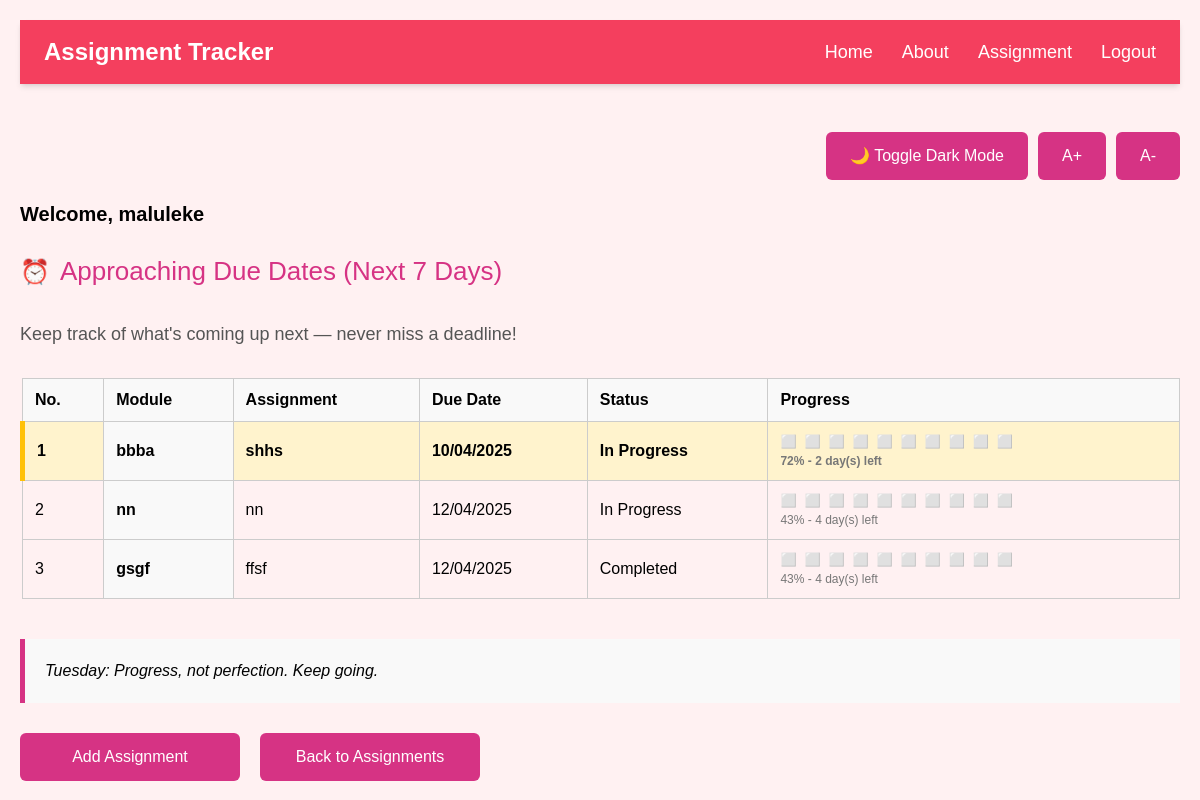
Page /addlist/approaching_duedates/ (signed in) on the committed database.
### tracker/models.py (models this page shows, shortened)
class Assignment(models.Model):
    STATUS_CHOICES = [
        ('Not Started', 'Not Started'),
        ('In Progress', 'In Progress'),
        ('Completed', 'Completed'),
    ]
    user = models.ForeignKey(User, on_delete=models.CASCADE)
    module_name = models.CharField(max_length=100)
    assignment_name = models.CharField(max_length=255)
    description = models.TextField()
    due_date = models.DateField()
    status = models.CharField(max_length=15, choices=STATUS_CHOICES, default='Not Started')

### tracker/views.py (the view)
# urls.py: path('approaching_duedates/', views.approaching_duedates, name='approaching_duedates'),
@login_required
def approaching_duedates(request):
    today = timezone.localdate()
    next_week = today + timedelta(days=7)
    assignments = Assignment.objects.filter(
        user=request.user,  # 🔒 Show only assignments for the logged-in user
        due_date__range=(today, next_week)
    ).order_by('due_date')
    nearest_due_date = None
    if assignments.exists():
        nearest_due_date = assignments.first().due_date
    for assignment in assignments:
        delta = (assignment.due_date - today).days
        assignment.days_left = delta
        assignment.is_urgent = delta <= 2
        assignment.is_nearest = assignment.due_date == nearest_due_date
        percent_remaining = max(0, min(100, int((delta / 7) * 100)))
        assignment.progress_percent = 100 - percent_remaining
    return render(request, 'addlist/approaching_duedates.html', {
        'approaching_assignments': assignments,
        'today': today
    })

### templates/addlist/approaching_duedates.html (shortened to what this page needs)
<nav class="bg-rose-500 text-white px-6 py-4 flex justify-between items-center shadow-md w-full">
    <div class="text-2xl font-bold">Assignment Tracker</div>
    <div class="space-x-6 text-lg">
        <a href="{% url 'home' %}" class="hover:underline">Home</a>
        <a href="{% url 'about' %}" class="hover:underline">About</a>
        <a href="{% url 'assignments_list' %}" class="hover:underline">Assignment</a>
        {% if user.is_authenticated %}
        <a href="{% url 'logout' %}" class="nav-link">Logout</a>
        {% else %}
        <a href="{% url 'login' %}" class="nav-link">Login</a>
        {% endif %}
    </div>
</nav>
<!DOCTYPE html>
<html lang="en">
<head>
    <script src="https://cdn.tailwindcss.com"></script>
</head>
<body>
    <div class="controls">
        <button class="btn" onclick="toggleDarkMode()">🌙 Toggle Dark Mode</button>
        <button class="btn" onclick="changeFontSize(1)">A+</button>
        <button class="btn" onclick="changeFontSize(-1)">A-</button>
    </div>
    <main id="main-content">
        <div class="text-xl font-semibold mb-6">
            Welcome, {{ user.first_name|default:user.username }}
        </div>
        <h2 id="approaching-heading">
            <span class="clock-icon">⏰</span> Approaching Due Dates (Next 7 Days)
        </h2>
        <div class="animated-message">
            Keep track of what's coming up next — never miss a deadline!
        </div>
        <table aria-labelledby="approaching-heading" role="table">
            <thead>
                <tr>
                    <th scope="col">No.</th>
                    <th scope="col">Module</th>
                    <th scope="col">Assignment</th>
                    <th scope="col">Due Date</th>
                    <th scope="col">Status</th>
                    <th scope="col">Progress</th>
                </tr>
            </thead>
            <tbody>
                {% for assignment in approaching_assignments %}
                <tr class="{% if assignment.is_nearest %}highlight{% endif %}{% if assignment.is_urgent %} urgent{% endif %}">
                    <td>{{ forloop.counter }}</td>
                    <th scope="row">{{ assignment.module_name }}</th>
                    <td>{{ assignment.assignment_name }}</td>
                    <td>{{ assignment.due_date|date:"d/m/Y" }}</td>
                    <td>{{ assignment.status }}</td>
                    <td>
                        <div aria-hidden="true" style="font-family: monospace;">
                            {% with complete=assignment.progress_percent|floatformat:"0" %}
                                {% for i in "1234567890" %}
                                    {% if forloop.counter <= complete|divisibleby:10 %}
                                        🟩
                                    {% else %}
                                        ⬜
                                    {% endif %}
                                {% endfor %}
                            {% endwith %}
                        </div>
                        <div class="small-text">{{ assignment.progress_percent }}% - {{ assignment.days_left }} day(s) left</div>
                    </td>
                </tr>
                {% empty %}
                <tr>
                    <td colspan="6">No assignments are due in the next 7 days.</td>
                </tr>
                {% endfor %}
            </tbody>
        </table>
        <div class="quote-box" id="daily-quote">
        </div>
        <div style="display: flex; gap: 20px;">
            <a href="{% url 'add_assignment' %}" class="add-btn" style="padding: 12px 24px; width: 220px; text-align: center;">Add Assignment</a>
            <a href="{% url 'assignments_list' %}" class="back-btn" style="padding: 12px 24px; width: 220px; text-align: center;">Back to Assignments</a>
        </div>
    </main>
</body>
</html>

### templates/addlist/approaching_duedates.html (style rules this page uses)
:root { --bg-color: #fff1f2; --text-color: #000; --accent-color: #d63384; --btn-hover: #c2186a; --highlight-color: #fff3cd; --urgent-color: #ffe5e5; --table-header: #f9f9f9; --small-text: #777; }
body { font-family: Arial, sans-serif; background-color: var(--bg-color); color: var(--text-color); margin: 0; padding: 20px; max-width: 100%; margin-left: auto; margin-right: auto; border-radius: 10px; transition: background 0.3s, color 0.3s; font-size: 100%; }
h2 { font-size: 26px; margin-bottom: 30px; color: var(--accent-color); animation: fadeIn 1s ease-in; display: flex; align-items: center; gap: 10px; }
.clock-icon { font-size: 24px; animation: tickPulse 1s infinite ease-in-out; }
.animated-message { font-size: 18px; margin-bottom: 30px; color: #555; animation: bounceIn 1.5s ease-out; }
.controls { display: flex; justify-content: flex-end; gap: 10px; margin-bottom: 20px; animation: fadeIn 1s ease-in; }
.btn, .add-btn, .back-btn { background-color: var(--accent-color); color: white; font-size: 16px; padding: 12px 24px; border: none; border-radius: 6px; cursor: pointer; text-decoration: none; transition: background-color 0.3s; display: inline-block; width: auto; }
table { width: 100%; border-collapse: collapse; margin-bottom: 20px; font-size: 1em; }
th, td { padding: 12px; border: 1px solid #ccc; text-align: left; vertical-align: middle; }
th { background-color: var(--table-header); }
.urgent { background-color: var(--urgent-color); font-weight: bold; }
.highlight { background-color: var(--highlight-color); border-left: 5px solid #ffc107; }
tr { opacity: 0; transform: translateY(20px); animation: fadeInUp 0.5s ease-out forwards; }
tr:nth-child(even) { animation-delay: 0.1s; }
tr:nth-child(odd) { animation-delay: 0.2s; }
.small-text { font-size: 12px; color: var(--small-text); margin-top: 4px; }
.quote-box { margin-top: 40px; margin-bottom: 30px; padding: 20px; border-left: 5px solid var(--accent-color); background-color: var(--table-header); font-style: italic; animation: fadeIn 1s ease-in-out; }

### rows in the picture
Assignment: module_name "bbba", assignment_name "shhs", due_date "10/04/2025", status "In Progress", progress_percent "72", days_left "2"
Assignment: module_name "nn", assignment_name "nn", due_date "12/04/2025", status "In Progress", progress_percent "43", days_left "4"
Assignment: module_name "gsgf", assignment_name "ffsf", due_date "12/04/2025", status "Completed", progress_percent "43", days_left "4"

### other values in the picture
{{ user.first_name|default:user.username }} "maluleke"
